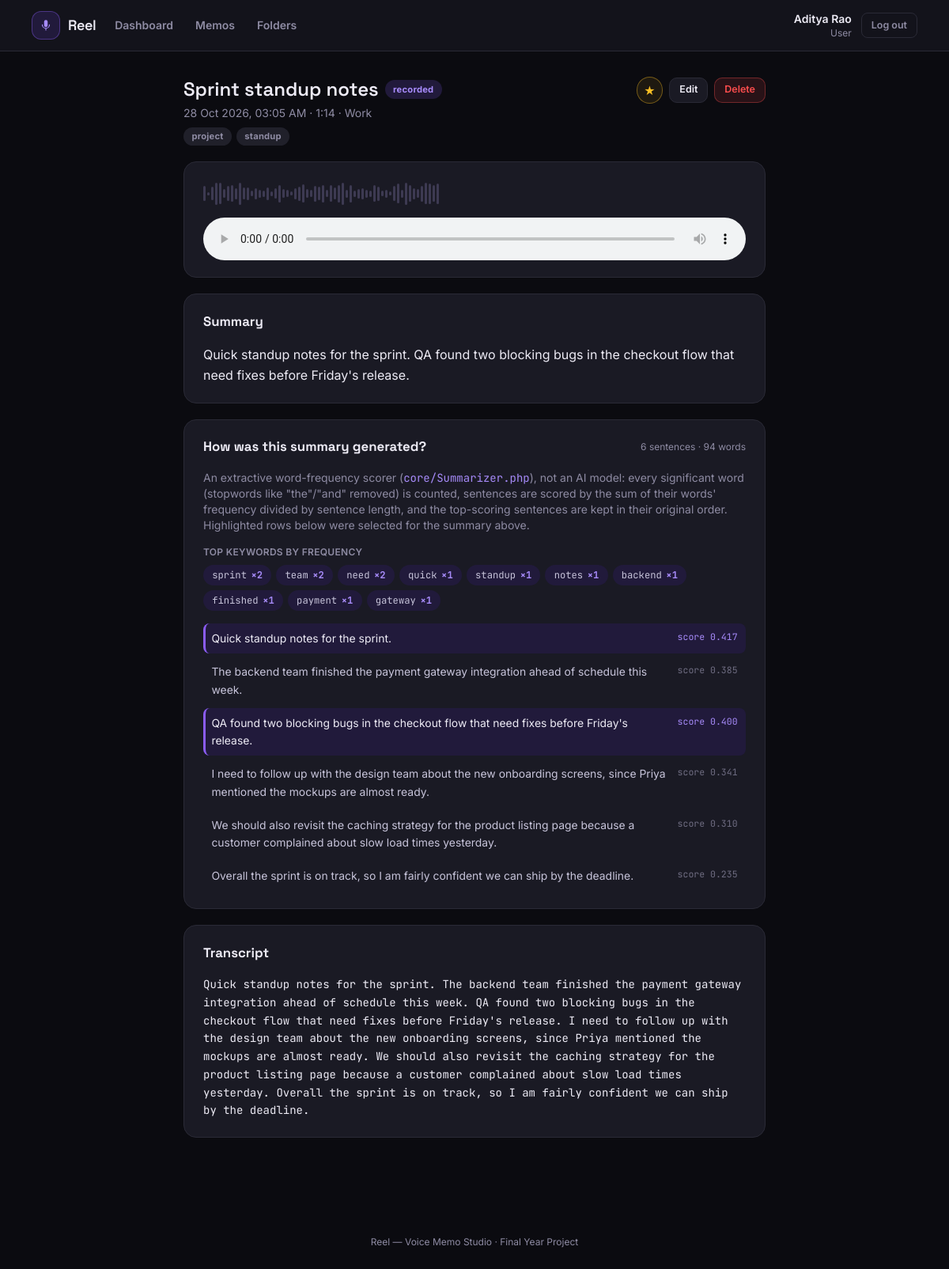
The page /index.php?route=user/memos/view&id=1 (signed in) on the database its author committed.
### tables this page shows
CREATE TABLE memos (
    id                INT AUTO_INCREMENT PRIMARY KEY,
    user_id           INT NOT NULL,
    folder_id         INT NULL,
    title             VARCHAR(150) NOT NULL,
    audio_path        VARCHAR(255) NOT NULL,
    audio_mime        VARCHAR(100) NOT NULL,
    duration_seconds  INT NOT NULL DEFAULT 0,
    source            ENUM('recorded','uploaded') NOT NULL DEFAULT 'recorded',
    transcript        MEDIUMTEXT NULL,
    summary           MEDIUMTEXT NULL,
    is_starred        TINYINT(1) NOT NULL DEFAULT 0,
    created_at        DATETIME NOT NULL DEFAULT CURRENT_TIMESTAMP,
    updated_at        DATETIME NOT NULL DEFAULT CURRENT_TIMESTAMP ON UPDATE CURRENT_TIMESTAMP,
    FOREIGN KEY (user_id) REFERENCES users(id) ON DELETE CASCADE,
    FOREIGN KEY (folder_id) REFERENCES folders(id) ON DELETE SET NULL,
    KEY idx_memos_user_created (user_id, created_at)
);

CREATE TABLE folders (
    id            INT AUTO_INCREMENT PRIMARY KEY,
    user_id       INT NOT NULL,
    name          VARCHAR(60) NOT NULL,
    created_at    TIMESTAMP NOT NULL DEFAULT CURRENT_TIMESTAMP,
    UNIQUE KEY uniq_user_folder (user_id, name),
    FOREIGN KEY (user_id) REFERENCES users(id) ON DELETE CASCADE
);

### app/controllers/UserController.php (called while the page is built, shortened)
<?php
require_once __DIR__ . '/../models/Memo.php';
require_once __DIR__ . '/../models/Tag.php';
require_once __DIR__ . '/../../core/Summarizer.php';
class UserController
{
    public function viewMemo(): void
    {
        $id = (int)($_GET['id'] ?? 0);
        $memo = Memo::find($id, Auth::id());
        $analysis = !empty($memo['transcript']) ? Summarizer::analyze($memo['transcript']) : null;
        require __DIR__ . '/../views/user/memo_view.php';
    }
}

### public/index.php (called while the page is built, shortened)
<?php
require_once __DIR__ . '/../core/helpers.php';
require_once __DIR__ . '/../core/Database.php';
require_once __DIR__ . '/../core/Auth.php';
require_once __DIR__ . '/../core/Summarizer.php';
require_once __DIR__ . '/../app/models/Tag.php';
require_once __DIR__ . '/../app/models/Memo.php';
require_once __DIR__ . '/../app/controllers/UserController.php';
$router = new Router();
$router->get('login', fn() => (new AuthController())->showLogin());
$router->post('login', fn() => (new AuthController())->login());
$router->post('logout', fn() => (new AuthController())->logout());
$router->get('user/dashboard', fn() => (new UserController())->dashboard());
$router->get('user/memos', fn() => (new UserController())->memos());
$router->get('user/memos/new', fn() => (new UserController())->newMemo());
$router->post('user/memos/store', fn() => (new UserController())->store());
$router->get('user/memos/view', fn() => (new UserController())->viewMemo());
$router->get('user/memos/audio', fn() => (new UserController())->audio());
$router->get('user/memos/edit', fn() => (new UserController())->editMemo());
$router->post('user/memos/update', fn() => (new UserController())->update());
$router->post('user/memos/delete', fn() => (new UserController())->delete());
$router->post('user/memos/star', fn() => (new UserController())->star());
$router->post('user/memos/summarize-preview', fn() => (new UserController())->summarizePreview());
$router->get('user/folders', fn() => (new UserController())->folders());
$router->post('user/folders/store', fn() => (new UserController())->folderStore());
$router->post('user/folders/delete', fn() => (new UserController())->folderDelete());
$router->get('admin/dashboard', fn() => (new AdminController())->dashboard());
$router->get('admin/users', fn() => (new AdminController())->users());
$router->post('admin/users/status', fn() => (new AdminController())->userStatus());
$router->get('admin/users/overview', fn() => (new AdminController())->userOverview());
$route = $_GET['route'] ?? '';
$router->dispatch($_SERVER['REQUEST_METHOD'], $route);

### core/Router.php (called while the page is built, shortened)
<?php
class Router
{
    private array $routes = ['GET' => [], 'POST' => []];
    public function get(string $route, callable $handler): void
    {
        $this->routes['GET'][$route] = $handler;
    }
    public function post(string $route, callable $handler): void
    {
        $this->routes['POST'][$route] = $handler;
    }
    public function dispatch(string $method, string $route): void
    {
        $handler = $this->routes[$method][$route] ?? null;
        try {
            $handler();
        } catch (Throwable $e) {
            error_log($e->getMessage());
            http_response_code(500);
            require __DIR__ . '/../app/views/errors/500.php';
        }
    }
}

### core/Auth.php (called while the page is built, shortened)
<?php
require_once __DIR__ . '/Database.php';
class Auth
{
    public static function id(): ?int
    {
        return $_SESSION['user_id'] ?? null;
    }
}

### core/Database.php (called while the page is built)
<?php
class Database
{
    private static ?PDO $instance = null;
    public static function connect(): PDO
    {
        if (self::$instance === null) {
            $config = require __DIR__ . '/../config/database.php';
            $dsn = sprintf(
                'mysql:host=%s;port=%d;dbname=%s;charset=%s',
                $config['host'],
                $config['port'],
                $config['database'],
                $config['charset']
            );
            self::$instance = new PDO($dsn, $config['username'], $config['password'], [
                PDO::ATTR_ERRMODE            => PDO::ERRMODE_EXCEPTION,
                PDO::ATTR_DEFAULT_FETCH_MODE => PDO::FETCH_ASSOC,
                PDO::ATTR_EMULATE_PREPARES   => false,
            ]);
        }
        return self::$instance;
    }
}

### app/models/Memo.php (called while the page is built, shortened)
<?php
require_once __DIR__ . '/../../core/Database.php';
require_once __DIR__ . '/../../core/Summarizer.php';
require_once __DIR__ . '/Tag.php';
class Memo
{
    public static function find(int $id, int $userId): ?array
    {
        $stmt = Database::connect()->prepare(
            'SELECT m.*, f.name AS folder_name
             FROM memos m LEFT JOIN folders f ON f.id = m.folder_id
             WHERE m.id = ? AND m.user_id = ?'
        );
        $stmt->execute([$id, $userId]);
        $memo = $stmt->fetch();
        $memo['tags'] = Tag::forMemo($id);
        return $memo;
    }
}

### app/models/Tag.php (called while the page is built, shortened)
<?php
require_once __DIR__ . '/../../core/Database.php';
class Tag
{
    public static function forMemo(int $memoId): array
    {
        $stmt = Database::connect()->prepare(
            'SELECT t.name FROM tags t
             JOIN memo_tags mt ON mt.tag_id = t.id
             WHERE mt.memo_id = ? ORDER BY t.name'
        );
        $stmt->execute([$memoId]);
        return array_column($stmt->fetchAll(), 'name');
    }
}

### core/helpers.php (called while the page is built, shortened)
<?php
function e(mixed $value): string
{
    return htmlspecialchars((string)$value, ENT_QUOTES, 'UTF-8');
}
function format_datetime(?string $datetime): string
{
    $ts = strtotime($datetime);
    return $ts === false ? '-' : date('d M Y, h:i A', $ts);
}
function format_duration(?int $seconds): string
{
    $seconds = max(0, (int)$seconds);
    $h = intdiv($seconds, 3600);
    $m = intdiv($seconds % 3600, 60);
    $s = $seconds % 60;
    return sprintf('%d:%02d', $m, $s);
}

### core/Summarizer.php (called while the page is built, shortened)
<?php
class Summarizer
{
    public static function analyze(string $transcript): array
    {
        $transcript = trim($transcript);
        $sentences = self::splitSentences($transcript);
        $sentenceCount = count($sentences);
        static $stopSet = null;
        if ($stopSet === null) {
            $stopSet = array_flip(self::STOPWORDS);
        }
        $freq = [];
        $totalWords = 0;
        $sentenceWords = [];
        foreach ($sentences as $i => $sentence) {
            $words = self::tokenize($sentence);
            $sentenceWords[$i] = $words;
            foreach ($words as $w) {
                $totalWords++;
                if (isset($stopSet[$w]) || strlen($w) < 2) {
                    continue;
                }
                $freq[$w] = ($freq[$w] ?? 0) + 1;
            }
        }
        $maxFreq = $freq === [] ? 1 : max($freq);
        $freqScore = [];
        foreach ($freq as $w => $c) {
            $freqScore[$w] = $c / $maxFreq;
        }
        $scored = [];
        foreach ($sentences as $i => $sentence) {
            $words = $sentenceWords[$i];
            $wordCount = count($words) ?: 1;
            $sum = 0.0;
            foreach ($words as $w) {
                $sum += $freqScore[$w] ?? 0.0;
            }
            $scored[$i] = [
                'index' => $i,
                'text'  => $sentence,
                'score' => round($sum / $wordCount, 4),
            ];
        }
        $fullTextFallback = str_word_count($transcript) < self::MIN_WORDS_FOR_EXTRACTION;
        if ($fullTextFallback) {
            $keep = $sentenceCount;
        } else {
            $keep = (int)ceil($sentenceCount * self::KEEP_RATIO);
            $keep = max(self::MIN_SENTENCES, min(self::MAX_SENTENCES, $keep));
            $keep = min($keep, $sentenceCount);
        }
        $byScore = $scored;
        usort($byScore, fn($a, $b) => $b['score'] <=> $a['score']);
        $selectedIndexes = array_flip(array_column(array_slice($byScore, 0, $keep), 'index'));
        $summaryParts = [];
        foreach ($scored as $i => $row) {
            $scored[$i]['selected'] = isset($selectedIndexes[$i]);
            if ($scored[$i]['selected']) {
                $summaryParts[] = $row['text'];
            }
        }
        arsort($freq);
        $keywords = [];
        foreach (array_slice($freq, 0, 10, true) as $w => $c) {
            $keywords[] = ['word' => $w, 'count' => $c, 'frequency' => round($freqScore[$w], 3)];
        }
        return [
            'sentences'      => array_values($scored),
            'keywords'       => $keywords,
            'summary'        => implode(' ', $summaryParts),
            'sentence_count' => $sentenceCount,
            'word_count'     => $totalWords,
            'full_text_fallback' => $fullTextFallback,
        ];
    }
    private static function splitSentences(string $text): array
    {
        $text = preg_replace('/\s+/u', ' ', $text);
        $parts = preg_split('/(?<=[.!?])\s+(?=[A-Z0-9"\'])|(?<=[.!?])$/u', $text, -1, PREG_SPLIT_NO_EMPTY);
        $parts = array_map('trim', $parts);
        return array_values(array_filter($parts, fn($p) => $p !== ''));
    }
    private static function tokenize(string $sentence): array
    {
        $words = preg_split('/[^\p{L}\p{N}\']+/u', mb_strtolower($sentence), -1, PREG_SPLIT_NO_EMPTY);
        return $words ?: [];
    }
}

### app/views/user/memo_view.php (the view, shortened to what this page needs)
<?php
require __DIR__ . '/../partials/header.php';
require __DIR__ . '/../partials/navbar.php';
?>
<main class="max-w-3xl mx-auto px-4 py-8">
    <div class="flex items-start justify-between flex-wrap gap-4 mb-2">
        <div>
            <div class="flex items-center gap-2 flex-wrap">
                <h1 class="font-display font-semibold text-2xl text-ink"><?= e($memo['title']) ?></h1>
                <span class="badge <?= $memo['source'] === 'recorded' ? 'badge-violet' : 'badge-slate' ?>"><?= e($memo['source']) ?></span>
            </div>
            <div class="text-inkmute text-sm mt-1">
                <?= e(format_datetime($memo['created_at'])) ?> &middot; <?= e(format_duration((int)$memo['duration_seconds'])) ?>
                <?php if ($memo['folder_name']): ?> &middot; <?= e($memo['folder_name']) ?><?php endif; ?>
            </div>
        </div>
        <div class="flex items-center gap-2">
            <form method="POST" action="/index.php?route=user/memos/star" class="inline-form">
                <button type="submit" class="icon-btn <?= $memo['is_starred'] ? 'starred' : '' ?>" title="Toggle star">&#9733;</button>
            </form>
            <a href="/index.php?route=user/memos/edit&id=<?= (int)$memo['id'] ?>" class="btn-secondary btn-sm">Edit</a>
            <form method="POST" action="/index.php?route=user/memos/delete" class="inline-form" data-confirm="Delete this memo? This cannot be undone.">
                <button type="submit" class="btn-danger btn-sm">Delete</button>
            </form>
        </div>
    </div>
    <?php if (!empty($memo['tags'])): ?>
        <div class="flex flex-wrap gap-1.5 mb-5">
            <?php foreach ($memo['tags'] as $t): ?><span class="badge badge-slate"><?= e($t) ?></span><?php endforeach; ?>
        </div>
    <?php endif; ?>
    <div class="card">
        <div class="waveform-static mb-3" data-waveform-seed="<?= (int)$memo['id'] ?>" data-waveform-bars="60" style="width:100%; height:36px;" id="viewWaveform"></div>
        <audio controls class="w-full" data-waveform-target="#viewWaveform" src="/index.php?route=user/memos/audio&id=<?= (int)$memo['id'] ?>"></audio>
    </div>
    <div class="card">
        <div class="card-head"><h2>Summary</h2></div>
        <?php if (!empty($memo['summary'])): ?>
            <p class="text-ink leading-relaxed"><?= nl2br(e($memo['summary'])) ?></p>
        <?php else: ?>
            <p class="empty-state">No summary yet -- this memo has no transcript to summarize. Add one from Edit.</p>
        <?php endif; ?>
    </div>
    <?php if ($analysis && !empty($memo['transcript'])): ?>
    <div class="card">
        <div class="card-head">
            <h2>How was this summary generated?</h2>
            <span class="text-xs text-inkmute"><?= (int)$analysis['sentence_count'] ?> sentences &middot; <?= (int)$analysis['word_count'] ?> words</span>
        </div>
        <p class="text-inkmute text-sm mb-4">
            An extractive word-frequency scorer (<code class="font-mono text-violet-bright">core/Summarizer.php</code>), not an AI model: every significant word (stopwords like "the"/"and" removed) is counted, sentences are scored by the sum of their words' frequency divided by sentence length, and the top-scoring sentences are kept in their original order. Highlighted rows below were selected for the summary above.
        </p>
        <?php if (!empty($analysis['keywords'])): ?>
            <div class="mb-4">
                <div class="text-xs font-semibold text-inkmute uppercase tracking-wide mb-2">Top keywords by frequency</div>
                <div class="flex flex-wrap gap-1.5">
                    <?php foreach ($analysis['keywords'] as $kw): ?>
                        <span class="keyword-chip"><?= e($kw['word']) ?> <b>&times;<?= (int)$kw['count'] ?></b></span>
                    <?php endforeach; ?>
                </div>
            </div>
        <?php endif; ?>
        <div class="space-y-1">
            <?php foreach ($analysis['sentences'] as $s): ?>
                <div class="sentence-row <?= $s['selected'] ? 'is-selected' : '' ?>">
                    <div class="flex items-start justify-between gap-3">
                        <span><?= e($s['text']) ?></span>
                        <span class="sentence-score shrink-0">score <?= number_format($s['score'], 3) ?></span>
                    </div>
                </div>
            <?php endforeach; ?>
        </div>
    </div>
    <?php endif; ?>
    <div class="card">
        <div class="card-head"><h2>Transcript</h2></div>
        <?php if (!empty($memo['transcript'])): ?>
            <p class="text-ink leading-relaxed whitespace-pre-wrap font-mono text-sm"><?= e($memo['transcript']) ?></p>
        <?php else: ?>
            <p class="empty-state">No transcript recorded for this memo.</p>
        <?php endif; ?>
    </div>
</main>
<?php require __DIR__ . '/../partials/footer.php'; ?>

### rows shown on the page
memos: title "Sprint standup notes", source "recorded", created_at "28 Oct 2026, 03:05 AM", duration_seconds "1:14", folder.name "Work", summary "Quick standup notes for the sprint. QA found two blocking bugs in the checkout flow that need fixes before Friday's release.", transcript "6", transcript "94", transcript "Quick standup notes for the sprint. The backend team finished the payment gateway integration ahead of schedule this week. QA found two blocking bugs in the checkout flow that need fixes before Friday's release. I need to follow up with the design team about the new onboarding screens, since Priya mentioned the mockups are almost ready. We should also revisit the caching strategy for the product listing page because a customer complained about slow load times yesterday. Overall the sprint is on track, so I am fairly confident we can ship by the deadline."

### other values the page prints
$label "Dashboard"
$label "Memos"
$label "Folders"
Auth::name() "Aditya Rao"
str_replace('_', ' ', $role ?? '') "User"
$t "project"
$t "standup"
$kw['word'] "sprint"
$kw['count'] "2"
$kw['word'] "team"
$kw['word'] "need"
$kw['word'] "quick"
$kw['count'] "1"
$kw['word'] "standup"
$kw['word'] "notes"
